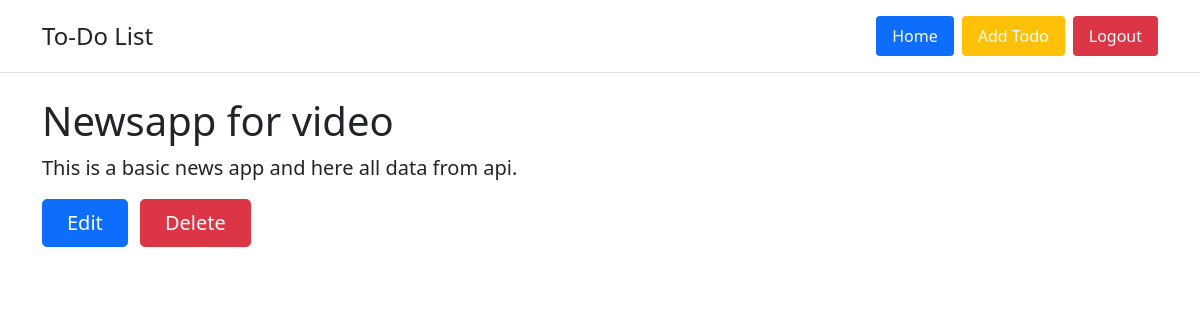
Page /view-todo.php?id=3 (signed in) on the committed database.
### tables this page shows
CREATE TABLE `todos` (
  `id` int(11) NOT NULL,
  `title` varchar(50) NOT NULL,
  `description` text NOT NULL,
  `date` date NOT NULL DEFAULT current_timestamp(),
  `user_id` int(11) NOT NULL
);

### view-todo.php (the view, shortened to what this page needs)
<?php
include "includes/config.php";
?>
<!doctype html>
<html lang="en">
<head>
    <?php getHead(); ?>
</head>
<body>
    <div class="container">
        <div class="row">
            <?php
            $todoId = mysqli_real_escape_string($conn, $_GET["id"]);
            $sql = "SELECT id FROM users WHERE email='{$_SESSION["user_email"]}'";
            $res = mysqli_query($conn, $sql);
            $count = mysqli_num_rows($res);
            if ($count > 0) {
                $row = mysqli_fetch_assoc($res);
                $user_id = $row["id"];
            } else {
                $user_id = 0;
            }
            $sql1 = "SELECT * FROM todos WHERE id='{$todoId}' AND user_id='{$user_id}' ";
            $res1 = mysqli_query($conn, $sql1);
            if (mysqli_num_rows($res1) > 0) {
                foreach ($res1 as $todo) {
            ?>
            <main>
                <h1><?php echo $todo["title"]; ?></h1>
                <p class="fs-5 col-md-8"><?php echo $todo["description"]; ?></p>
                <div class="mb-5">
                <a href="<?php echo'edit-todo.php?id='. $todo['id'];?>" class="btn btn-primary btn-lg px-4 me-2">Edit</a>
                <a href="<?php echo'delete-todo.php?id='. $todo['id'];?>" class="btn btn-danger btn-lg px-4">Delete</a>
                </div>
            </main>
            <?php } } else{
                header("Location: todos.php");
                die();
            }?>
        </div>
    </div>
</body>
</html>

### rows in the picture
todos: title "Newsapp for video", description "This is a basic news app and here all data from api."
